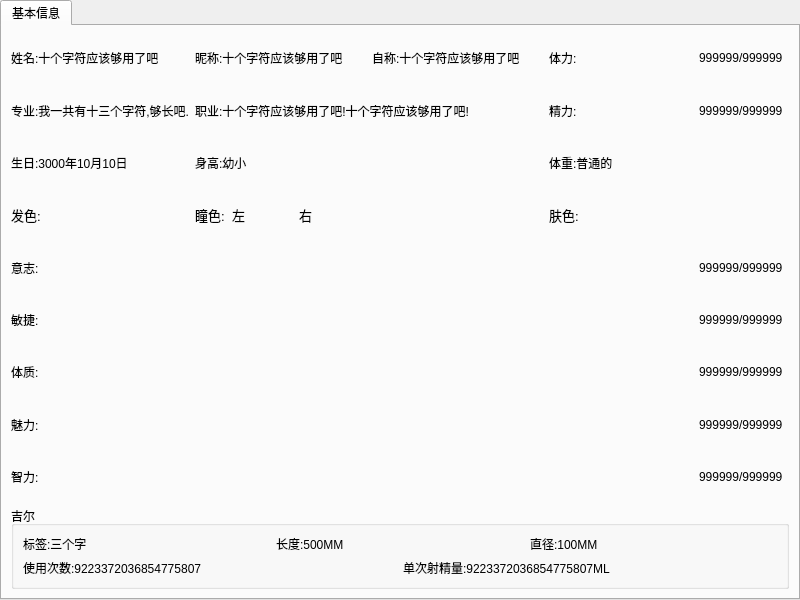
<?xml version="1.0" encoding="UTF-8"?>
<ui version="4.0">
 <class>PlayerStatus</class>
 <widget class="QWidget" name="PlayerStatus">
  <property name="geometry">
   <rect>
    <x>0</x>
    <y>0</y>
    <width>800</width>
    <height>600</height>
   </rect>
  </property>
  <property name="windowTitle">
   <string>主角信息</string>
  </property>
  <layout class="QGridLayout" name="gridLayout">
   <property name="leftMargin">
    <number>0</number>
   </property>
   <property name="topMargin">
    <number>0</number>
   </property>
   <property name="rightMargin">
    <number>0</number>
   </property>
   <property name="bottomMargin">
    <number>0</number>
   </property>
   <property name="spacing">
    <number>0</number>
   </property>
   <item row="0" column="0">
    <widget class="QTabWidget" name="tabWidget">
     <property name="currentIndex">
      <number>0</number>
     </property>
     <widget class="QWidget" name="tab">
      <attribute name="title">
       <string>基本信息</string>
      </attribute>
      <layout class="QGridLayout" name="gridLayout_2">
       <item row="0" column="0">
        <widget class="QLabel" name="name">
         <property name="text">
          <string>姓名:十个字符应该够用了吧</string>
         </property>
        </widget>
       </item>
       <item row="0" column="1">
        <widget class="QLabel" name="NickName">
         <property name="text">
          <string>昵称:十个字符应该够用了吧</string>
         </property>
        </widget>
       </item>
       <item row="0" column="2">
        <widget class="QLabel" name="claimed">
         <property name="text">
          <string>自称:十个字符应该够用了吧</string>
         </property>
        </widget>
       </item>
       <item row="0" column="3">
        <widget class="QWidget" name="staminaBarWidget" native="true">
         <property name="minimumSize">
          <size>
           <width>0</width>
           <height>0</height>
          </size>
         </property>
         <layout class="QHBoxLayout" name="horizontalLayout">
          <property name="spacing">
           <number>0</number>
          </property>
          <property name="leftMargin">
           <number>0</number>
          </property>
          <property name="topMargin">
           <number>0</number>
          </property>
          <property name="rightMargin">
           <number>0</number>
          </property>
          <property name="bottomMargin">
           <number>0</number>
          </property>
          <item>
           <widget class="QLabel" name="staminaBarLabel">
            <property name="minimumSize">
             <size>
              <width>30</width>
              <height>20</height>
             </size>
            </property>
            <property name="maximumSize">
             <size>
              <width>30</width>
              <height>16777215</height>
             </size>
            </property>
            <property name="text">
             <string>体力:</string>
            </property>
           </widget>
          </item>
          <item>
           <widget class="MYStrip" name="staminaBarStrip" native="true">
            <property name="minimumSize">
             <size>
              <width>120</width>
              <height>20</height>
             </size>
            </property>
           </widget>
          </item>
          <item>
           <widget class="QLabel" name="staminaBarNumberLabel">
            <property name="minimumSize">
             <size>
              <width>90</width>
              <height>20</height>
             </size>
            </property>
            <property name="maximumSize">
             <size>
              <width>90</width>
              <height>19</height>
             </size>
            </property>
            <property name="text">
             <string>999999/999999</string>
            </property>
           </widget>
          </item>
         </layout>
        </widget>
       </item>
       <item row="1" column="0">
        <widget class="QLabel" name="Major">
         <property name="text">
          <string>专业:我一共有十三个字符,够长吧.</string>
         </property>
        </widget>
       </item>
       <item row="1" column="1" colspan="2">
        <widget class="QLabel" name="Occupation">
         <property name="text">
          <string>职业:十个字符应该够用了吧!十个字符应该够用了吧!</string>
         </property>
        </widget>
       </item>
       <item row="1" column="3">
        <widget class="QWidget" name="energyBarWidget" native="true">
         <property name="minimumSize">
          <size>
           <width>0</width>
           <height>0</height>
          </size>
         </property>
         <layout class="QHBoxLayout" name="horizontalLayout_2">
          <property name="spacing">
           <number>0</number>
          </property>
          <property name="leftMargin">
           <number>0</number>
          </property>
          <property name="topMargin">
           <number>0</number>
          </property>
          <property name="rightMargin">
           <number>0</number>
          </property>
          <property name="bottomMargin">
           <number>0</number>
          </property>
          <item>
           <widget class="QLabel" name="energyBarLabel">
            <property name="minimumSize">
             <size>
              <width>30</width>
              <height>20</height>
             </size>
            </property>
            <property name="maximumSize">
             <size>
              <width>30</width>
              <height>16777215</height>
             </size>
            </property>
            <property name="text">
             <string>精力:</string>
            </property>
           </widget>
          </item>
          <item>
           <widget class="MYStrip" name="energyBarStrip" native="true">
            <property name="minimumSize">
             <size>
              <width>120</width>
              <height>20</height>
             </size>
            </property>
           </widget>
          </item>
          <item>
           <widget class="QLabel" name="energyBarNumberLabel">
            <property name="minimumSize">
             <size>
              <width>90</width>
              <height>20</height>
             </size>
            </property>
            <property name="maximumSize">
             <size>
              <width>90</width>
              <height>19</height>
             </size>
            </property>
            <property name="text">
             <string>999999/999999</string>
            </property>
           </widget>
          </item>
         </layout>
        </widget>
       </item>
       <item row="2" column="0">
        <widget class="QLabel" name="birthday">
         <property name="text">
          <string>生日:3000年10月10日</string>
         </property>
        </widget>
       </item>
       <item row="2" column="1">
        <widget class="QLabel" name="height">
         <property name="text">
          <string>身高:幼小</string>
         </property>
        </widget>
       </item>
       <item row="2" column="3">
        <widget class="QLabel" name="weight">
         <property name="text">
          <string>体重:普通的</string>
         </property>
        </widget>
       </item>
       <item row="3" column="0">
        <widget class="QWidget" name="hairColor" native="true">
         <layout class="QHBoxLayout" name="horizontalLayout_14">
          <property name="spacing">
           <number>0</number>
          </property>
          <property name="leftMargin">
           <number>0</number>
          </property>
          <property name="topMargin">
           <number>0</number>
          </property>
          <property name="rightMargin">
           <number>0</number>
          </property>
          <property name="bottomMargin">
           <number>0</number>
          </property>
          <item>
           <widget class="QLabel" name="hairColorLable">
            <property name="font">
             <font>
              <pointsize>10</pointsize>
             </font>
            </property>
            <property name="text">
             <string>发色:</string>
            </property>
           </widget>
          </item>
          <item>
           <widget class="ColorView" name="hairColorView" native="true">
            <property name="minimumSize">
             <size>
              <width>30</width>
              <height>30</height>
             </size>
            </property>
            <property name="maximumSize">
             <size>
              <width>30</width>
              <height>30</height>
             </size>
            </property>
           </widget>
          </item>
         </layout>
        </widget>
       </item>
       <item row="3" column="1">
        <widget class="QWidget" name="EyeColors" native="true">
         <layout class="QHBoxLayout" name="horizontalLayout_18">
          <property name="spacing">
           <number>0</number>
          </property>
          <property name="leftMargin">
           <number>0</number>
          </property>
          <property name="topMargin">
           <number>0</number>
          </property>
          <property name="rightMargin">
           <number>0</number>
          </property>
          <property name="bottomMargin">
           <number>0</number>
          </property>
          <item>
           <widget class="QLabel" name="eyeColorsLable">
            <property name="font">
             <font>
              <pointsize>10</pointsize>
             </font>
            </property>
            <property name="toolTip">
             <string/>
            </property>
            <property name="text">
             <string>瞳色:</string>
            </property>
           </widget>
          </item>
          <item>
           <widget class="QLabel" name="LEyeColorsLable">
            <property name="font">
             <font>
              <pointsize>10</pointsize>
             </font>
            </property>
            <property name="toolTip">
             <string/>
            </property>
            <property name="text">
             <string>左</string>
            </property>
           </widget>
          </item>
          <item>
           <widget class="ColorView" name="LEyeColorsView" native="true">
            <property name="minimumSize">
             <size>
              <width>30</width>
              <height>30</height>
             </size>
            </property>
            <property name="maximumSize">
             <size>
              <width>30</width>
              <height>30</height>
             </size>
            </property>
           </widget>
          </item>
          <item>
           <widget class="QLabel" name="REyeColorsLable">
            <property name="font">
             <font>
              <pointsize>10</pointsize>
             </font>
            </property>
            <property name="toolTip">
             <string/>
            </property>
            <property name="text">
             <string>右</string>
            </property>
           </widget>
          </item>
          <item>
           <widget class="ColorView" name="REyeColorsView" native="true">
            <property name="minimumSize">
             <size>
              <width>30</width>
              <height>30</height>
             </size>
            </property>
            <property name="maximumSize">
             <size>
              <width>30</width>
              <height>30</height>
             </size>
            </property>
           </widget>
          </item>
         </layout>
        </widget>
       </item>
       <item row="3" column="3">
        <widget class="QWidget" name="skinColor" native="true">
         <layout class="QHBoxLayout" name="horizontalLayout_15">
          <property name="spacing">
           <number>0</number>
          </property>
          <property name="leftMargin">
           <number>0</number>
          </property>
          <property name="topMargin">
           <number>0</number>
          </property>
          <property name="rightMargin">
           <number>0</number>
          </property>
          <property name="bottomMargin">
           <number>0</number>
          </property>
          <item>
           <widget class="QLabel" name="skinColorLable">
            <property name="font">
             <font>
              <pointsize>10</pointsize>
             </font>
            </property>
            <property name="text">
             <string>肤色:</string>
            </property>
           </widget>
          </item>
          <item>
           <widget class="ColorView" name="skinColorView" native="true">
            <property name="minimumSize">
             <size>
              <width>30</width>
              <height>30</height>
             </size>
            </property>
            <property name="maximumSize">
             <size>
              <width>30</width>
              <height>30</height>
             </size>
            </property>
           </widget>
          </item>
         </layout>
        </widget>
       </item>
       <item row="4" column="0" colspan="4">
        <widget class="QWidget" name="willpower" native="true">
         <property name="minimumSize">
          <size>
           <width>0</width>
           <height>0</height>
          </size>
         </property>
         <layout class="QHBoxLayout" name="horizontalLayout_4">
          <property name="spacing">
           <number>0</number>
          </property>
          <property name="leftMargin">
           <number>0</number>
          </property>
          <property name="topMargin">
           <number>0</number>
          </property>
          <property name="rightMargin">
           <number>0</number>
          </property>
          <property name="bottomMargin">
           <number>0</number>
          </property>
          <item>
           <widget class="QLabel" name="willpowerLabel">
            <property name="minimumSize">
             <size>
              <width>30</width>
              <height>20</height>
             </size>
            </property>
            <property name="maximumSize">
             <size>
              <width>30</width>
              <height>16777215</height>
             </size>
            </property>
            <property name="text">
             <string>意志:</string>
            </property>
           </widget>
          </item>
          <item>
           <widget class="MYStrip" name="willpowerStrip" native="true">
            <property name="minimumSize">
             <size>
              <width>120</width>
              <height>20</height>
             </size>
            </property>
           </widget>
          </item>
          <item>
           <widget class="QLabel" name="willpowerBarNumberLabel">
            <property name="minimumSize">
             <size>
              <width>90</width>
              <height>20</height>
             </size>
            </property>
            <property name="maximumSize">
             <size>
              <width>90</width>
              <height>19</height>
             </size>
            </property>
            <property name="text">
             <string>999999/999999</string>
            </property>
           </widget>
          </item>
         </layout>
        </widget>
       </item>
       <item row="5" column="0" colspan="4">
        <widget class="QWidget" name="quick" native="true">
         <property name="minimumSize">
          <size>
           <width>0</width>
           <height>0</height>
          </size>
         </property>
         <layout class="QHBoxLayout" name="horizontalLayout_5">
          <property name="spacing">
           <number>0</number>
          </property>
          <property name="leftMargin">
           <number>0</number>
          </property>
          <property name="topMargin">
           <number>0</number>
          </property>
          <property name="rightMargin">
           <number>0</number>
          </property>
          <property name="bottomMargin">
           <number>0</number>
          </property>
          <item>
           <widget class="QLabel" name="quickLabel">
            <property name="minimumSize">
             <size>
              <width>30</width>
              <height>20</height>
             </size>
            </property>
            <property name="maximumSize">
             <size>
              <width>30</width>
              <height>16777215</height>
             </size>
            </property>
            <property name="text">
             <string>敏捷:</string>
            </property>
           </widget>
          </item>
          <item>
           <widget class="MYStrip" name="quickStrip" native="true">
            <property name="minimumSize">
             <size>
              <width>120</width>
              <height>20</height>
             </size>
            </property>
           </widget>
          </item>
          <item>
           <widget class="QLabel" name="quickBarNumberLabel">
            <property name="minimumSize">
             <size>
              <width>90</width>
              <height>20</height>
             </size>
            </property>
            <property name="maximumSize">
             <size>
              <width>90</width>
              <height>19</height>
             </size>
            </property>
            <property name="text">
             <string>999999/999999</string>
            </property>
           </widget>
          </item>
         </layout>
        </widget>
       </item>
       <item row="6" column="0" colspan="4">
        <widget class="QWidget" name="physique" native="true">
         <property name="minimumSize">
          <size>
           <width>0</width>
           <height>0</height>
          </size>
         </property>
         <layout class="QHBoxLayout" name="horizontalLayout_6">
          <property name="spacing">
           <number>0</number>
          </property>
          <property name="leftMargin">
           <number>0</number>
          </property>
          <property name="topMargin">
           <number>0</number>
          </property>
          <property name="rightMargin">
           <number>0</number>
          </property>
          <property name="bottomMargin">
           <number>0</number>
          </property>
          <item>
           <widget class="QLabel" name="physiqueLabel">
            <property name="minimumSize">
             <size>
              <width>30</width>
              <height>20</height>
             </size>
            </property>
            <property name="maximumSize">
             <size>
              <width>30</width>
              <height>16777215</height>
             </size>
            </property>
            <property name="text">
             <string>体质:</string>
            </property>
           </widget>
          </item>
          <item>
           <widget class="MYStrip" name="physiqueStrip" native="true">
            <property name="minimumSize">
             <size>
              <width>120</width>
              <height>20</height>
             </size>
            </property>
           </widget>
          </item>
          <item>
           <widget class="QLabel" name="physiqueBarNumberLabel">
            <property name="minimumSize">
             <size>
              <width>90</width>
              <height>20</height>
             </size>
            </property>
            <property name="maximumSize">
             <size>
              <width>90</width>
              <height>19</height>
             </size>
            </property>
            <property name="text">
             <string>999999/999999</string>
            </property>
           </widget>
          </item>
         </layout>
        </widget>
       </item>
       <item row="7" column="0" colspan="4">
        <widget class="QWidget" name="charm" native="true">
         <property name="minimumSize">
          <size>
           <width>0</width>
           <height>0</height>
          </size>
         </property>
         <layout class="QHBoxLayout" name="horizontalLayout_7">
          <property name="spacing">
           <number>0</number>
          </property>
          <property name="leftMargin">
           <number>0</number>
          </property>
          <property name="topMargin">
           <number>0</number>
          </property>
          <property name="rightMargin">
           <number>0</number>
          </property>
          <property name="bottomMargin">
           <number>0</number>
          </property>
          <item>
           <widget class="QLabel" name="charmLabel">
            <property name="minimumSize">
             <size>
              <width>30</width>
              <height>20</height>
             </size>
            </property>
            <property name="maximumSize">
             <size>
              <width>30</width>
              <height>16777215</height>
             </size>
            </property>
            <property name="text">
             <string>魅力:</string>
            </property>
           </widget>
          </item>
          <item>
           <widget class="MYStrip" name="charmStrip" native="true">
            <property name="minimumSize">
             <size>
              <width>120</width>
              <height>20</height>
             </size>
            </property>
           </widget>
          </item>
          <item>
           <widget class="QLabel" name="charmBarNumberLabel">
            <property name="minimumSize">
             <size>
              <width>90</width>
              <height>20</height>
             </size>
            </property>
            <property name="maximumSize">
             <size>
              <width>90</width>
              <height>19</height>
             </size>
            </property>
            <property name="text">
             <string>999999/999999</string>
            </property>
           </widget>
          </item>
         </layout>
        </widget>
       </item>
       <item row="8" column="0" colspan="4">
        <widget class="QWidget" name="intelligence" native="true">
         <property name="minimumSize">
          <size>
           <width>0</width>
           <height>0</height>
          </size>
         </property>
         <layout class="QHBoxLayout" name="horizontalLayout_8">
          <property name="spacing">
           <number>0</number>
          </property>
          <property name="leftMargin">
           <number>0</number>
          </property>
          <property name="topMargin">
           <number>0</number>
          </property>
          <property name="rightMargin">
           <number>0</number>
          </property>
          <property name="bottomMargin">
           <number>0</number>
          </property>
          <item>
           <widget class="QLabel" name="intelligenceLabel">
            <property name="minimumSize">
             <size>
              <width>30</width>
              <height>20</height>
             </size>
            </property>
            <property name="maximumSize">
             <size>
              <width>30</width>
              <height>16777215</height>
             </size>
            </property>
            <property name="text">
             <string>智力:</string>
            </property>
           </widget>
          </item>
          <item>
           <widget class="MYStrip" name="intelligenceStrip" native="true">
            <property name="minimumSize">
             <size>
              <width>120</width>
              <height>20</height>
             </size>
            </property>
           </widget>
          </item>
          <item>
           <widget class="QLabel" name="intelligenceBarNumberLabel">
            <property name="minimumSize">
             <size>
              <width>90</width>
              <height>20</height>
             </size>
            </property>
            <property name="maximumSize">
             <size>
              <width>90</width>
              <height>19</height>
             </size>
            </property>
            <property name="text">
             <string>999999/999999</string>
            </property>
           </widget>
          </item>
         </layout>
        </widget>
       </item>
       <item row="9" column="0" colspan="4">
        <widget class="QGroupBox" name="groupBox">
         <property name="title">
          <string>吉尔</string>
         </property>
         <layout class="QVBoxLayout" name="verticalLayout">
          <item>
           <layout class="QHBoxLayout" name="horizontalLayout_3">
            <item>
             <widget class="QLabel" name="penisEnum">
              <property name="text">
               <string>标签:三个字</string>
              </property>
             </widget>
            </item>
            <item>
             <widget class="QLabel" name="penisLong">
              <property name="text">
               <string>长度:500MM</string>
              </property>
             </widget>
            </item>
            <item>
             <widget class="QLabel" name="penisDiameter">
              <property name="text">
               <string>直径:100MM</string>
              </property>
             </widget>
            </item>
           </layout>
          </item>
          <item>
           <layout class="QHBoxLayout" name="horizontalLayout_9">
            <item>
             <widget class="QLabel" name="penisCount">
              <property name="text">
               <string>使用次数:9223372036854775807</string>
              </property>
             </widget>
            </item>
            <item>
             <widget class="QLabel" name="penisSemen">
              <property name="text">
               <string>单次射精量:9223372036854775807ML</string>
              </property>
             </widget>
            </item>
           </layout>
          </item>
         </layout>
        </widget>
       </item>
      </layout>
     </widget>
    </widget>
   </item>
  </layout>
 </widget>
 <customwidgets>
  <customwidget>
   <class>MYStrip</class>
   <extends>QWidget</extends>
   <header>Windows/MYStrip.h</header>
   <container>1</container>
  </customwidget>
  <customwidget>
   <class>ColorView</class>
   <extends>QWidget</extends>
   <header>Windows/ColorView.h</header>
   <container>1</container>
  </customwidget>
 </customwidgets>
 <resources/>
 <connections/>
</ui>
